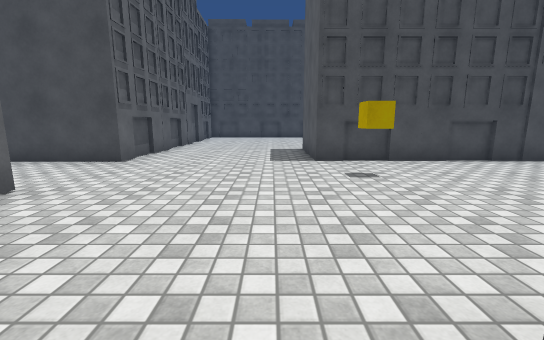
View 1 (above)

20 first-person views from a walk through a Unity game level. The camera is 1.2 m above the floor, tilts 10° down and sees 90° across. The floor is counted in squares, 1 m on a side. Each view is taken from the middle of a square. On the plan, view 1 faces up. The plan holds only what a view shows up to about 13 squares ahead; the rest is blank. Surface patterns are stand-ins for the level's own textures.

View 2
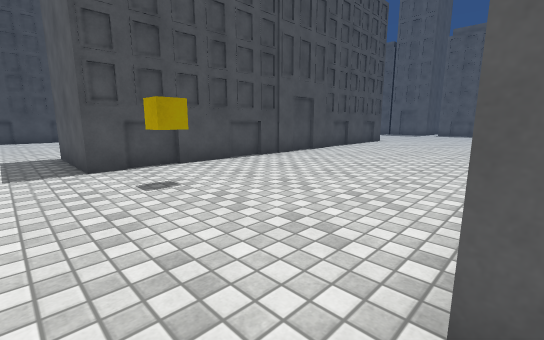

View 3
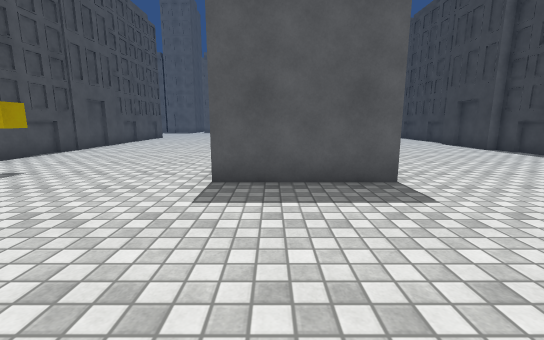

View 4
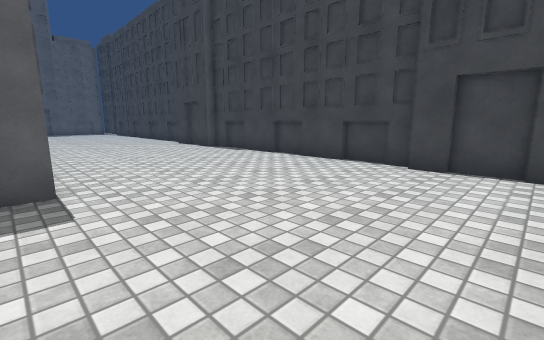

View 5
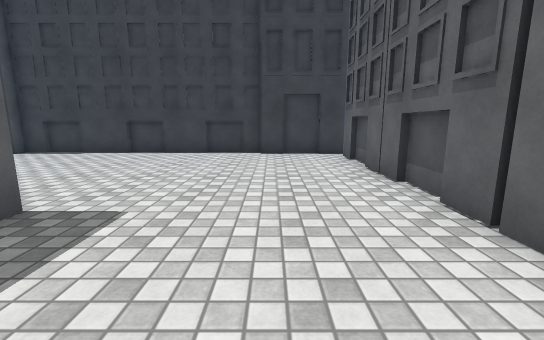

View 6
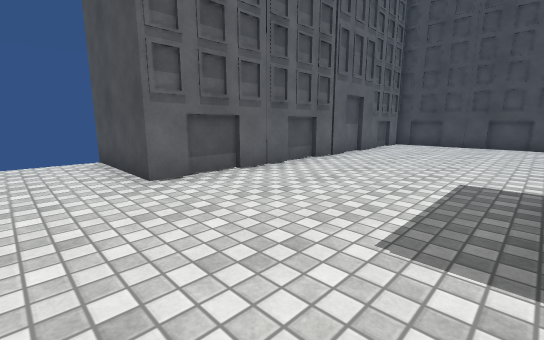

View 7
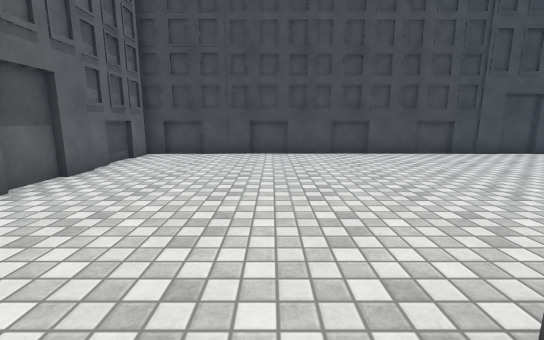

View 8
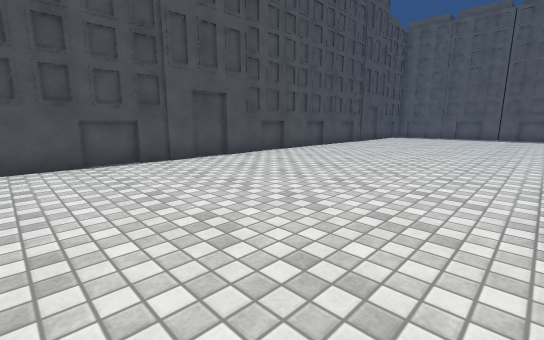

View 9
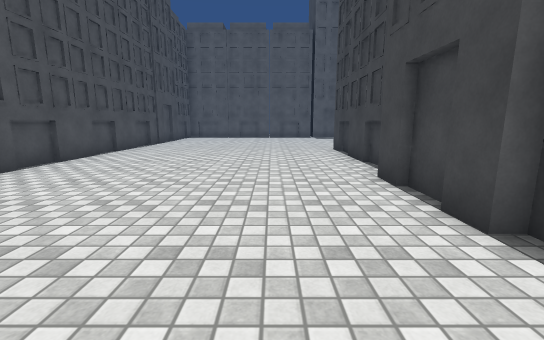

View 10
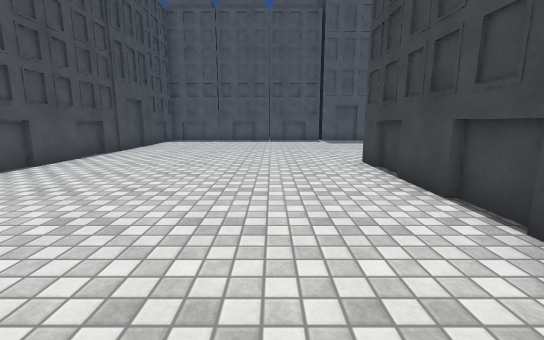

View 11
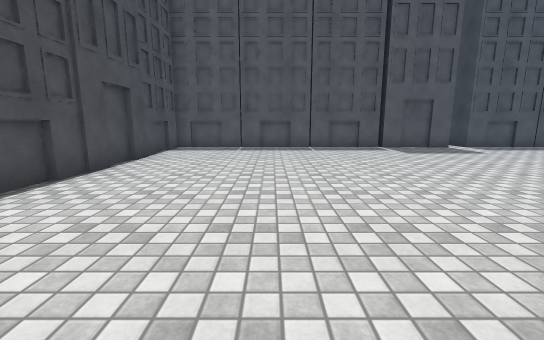

View 12
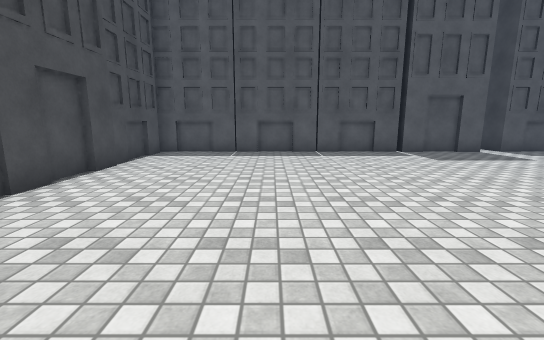

View 13
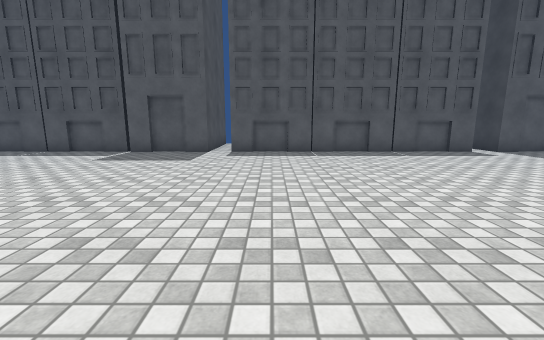

View 14
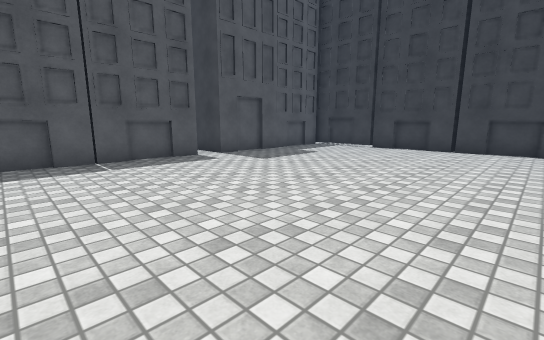

View 15
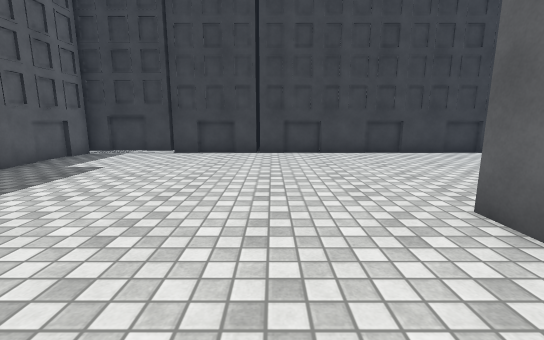

View 16
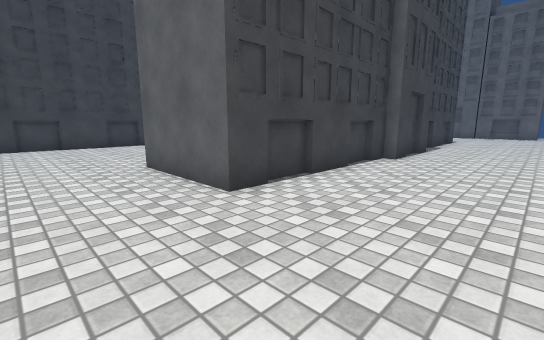

View 17
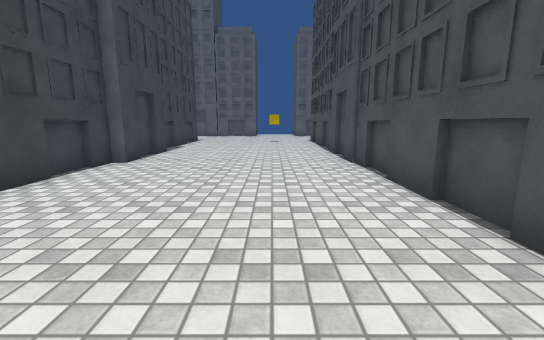

View 18
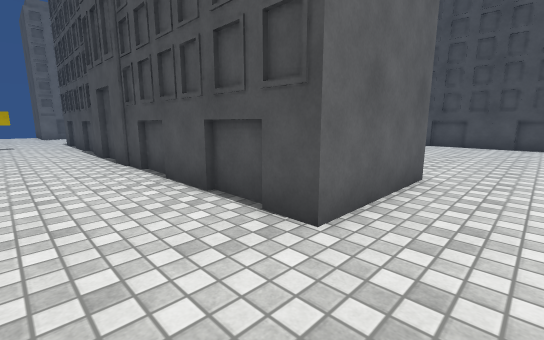

View 19
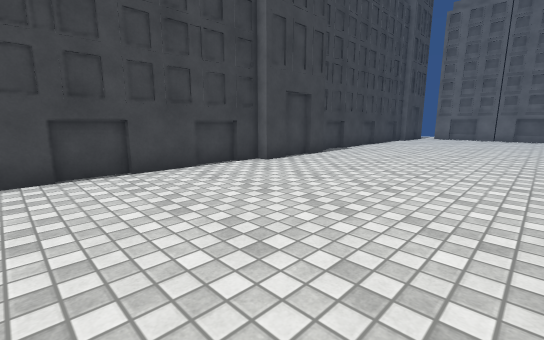

View 20
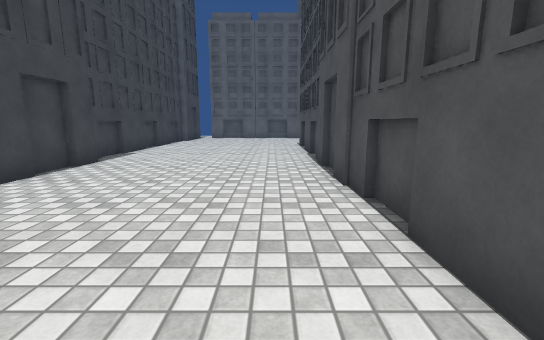

### Floor plan
Points are (right, up) in squares from view 1. A wall is a line through its corners. A room is listed if a view was taken in it or the views show most of it. See-through windows are left out.
Room 1 (views 1, 2, 3, 4, 5, 6, 7, 8, 9, 10, 11, 12, 13, 14, 15, 16, 17, 18, 19, 20)
walls: (12.9, 8.7) (11.8, 8.7); (10, 1.6) (10.9, 1.6) (10.9, 1.2) (17.3, 1.2) (17.3, -2.6); (7, 8.7) (5.5, 8.7); (11.7, 1) (13, 1); (8.5, 1.4) (9.6, 1.4); (7.8, 1.6) (8.6, 1.6); (16.3, 8.7) (14.9, 8.7); (11.9, 12) (13.2, 12); (11.6, 12.2) (17.3, 12.2) (17.3, 8.5) (1.4, 8.5) (1.4, 12.2); (14.9, 1) (16.1, 1); (8.9, 12.4) (10.1, 12.4); (10, 12.7) (11, 12.7); (7.8, 12.1) (7.8, 12.7) (8.8, 12.7); (15.2, 12) (16.4, 12); (5, 1.2) (6.8, 1.2); (3.8, 8.7) (2.3, 8.7); (13, -2.4) (11.8, -2.4); (14.6, -2.5) (2.9, -2.5); (1.4, -2.6) (1.4, 1.2); (11.8, -9.9) (13.1, -9.9); (27.1, 8.5) (27.1, 21.6); (27.3, 5.3) (27.3, 6.9); (14.9, -9.9) (16.4, -9.9); (27.3, 2) (27.3, 3.5); (5.4, -9.9) (7, -9.9); (-4.5, -1.2) (-4.5, -8.5); (18, -9.9) (19.6, -9.9); (27.3, 12.8) (27.3, 14.4); (27.3, -1.2) (27.3, 0.3); (27.1, -2.2) (27.1, 7.6); (2.2, -9.9) (3.8, -9.9); (-4.5, 15.6) (-4.5, 8) (-8.2, 8); (21.5, -9.9) (23, -9.9); (-4.7, 17) (-4.7, 15.6); (27.3, 16.1) (27.3, 17.6); (-0.9, -9.9) (0.6, -9.9); (27.3, -5.4) (27.3, -4.1); (-1.6, -9.7) (7.8, -9.7) (7.8, -9.4) (10.9, -9.4) (10.9, -9.7) (27.1, -9.7) (27.1, -3.2); (-2.5, -9.4) (-1.5, -9.4); (27.3, 19.4) (27.3, 20.9); (-4.7, 20.1) (-4.7, 18.9); (-4.5, 21.1) (-4.5, 16.9); (-3.9, -9.7) (-2.4, -9.7); (26.7, 21.4) (-4.9, 21.4); (-4.8, -9.4) (-3.8, -9.4)
objects: yellow cube (2, 6)

Positions as (right, up) in squares from view 1, and headings:
1: (0, 0), facing up
2: (0, 1), facing up-right
3: (-4, 0), facing right
4: (-4, -2), facing down-right
5: (-2, 1), facing down
6: (1, 6), facing up-left
7: (0, 11), facing up
8: (4, 13), facing up-right
9: (5, 15), facing right
10: (9, 15), facing right
11: (14, 17), facing right
12: (16, 17), facing right
13: (16, 6), facing right
14: (18, 3), facing down-right
15: (20, 1), facing down
16: (20, 5), facing down-left
17: (19, 6), facing left
18: (19, 6), facing up-left
19: (17, -3), facing down-left
20: (16, -4), facing left
